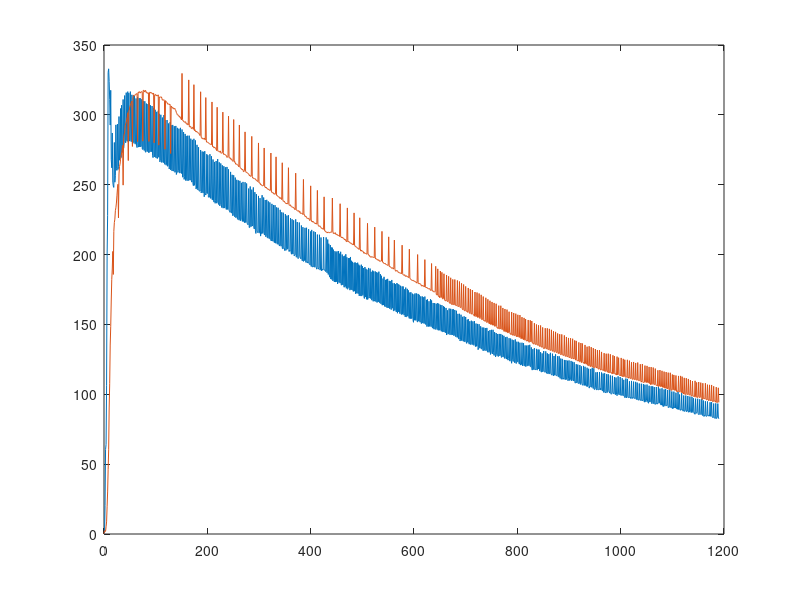
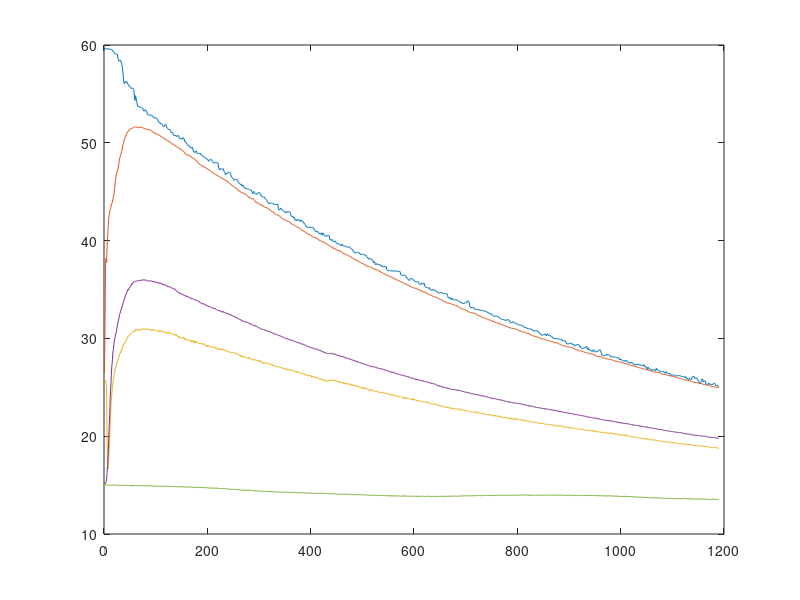

MATLAB code to generate these figures, in order:
clc; close all; clear;
load('data.mat');
plot(counterheat(:,[1,3]), counterheat(:,[2,4]));
figure;
plot(countertemp(:,1:2:9), countertemp(:,2:2:10));